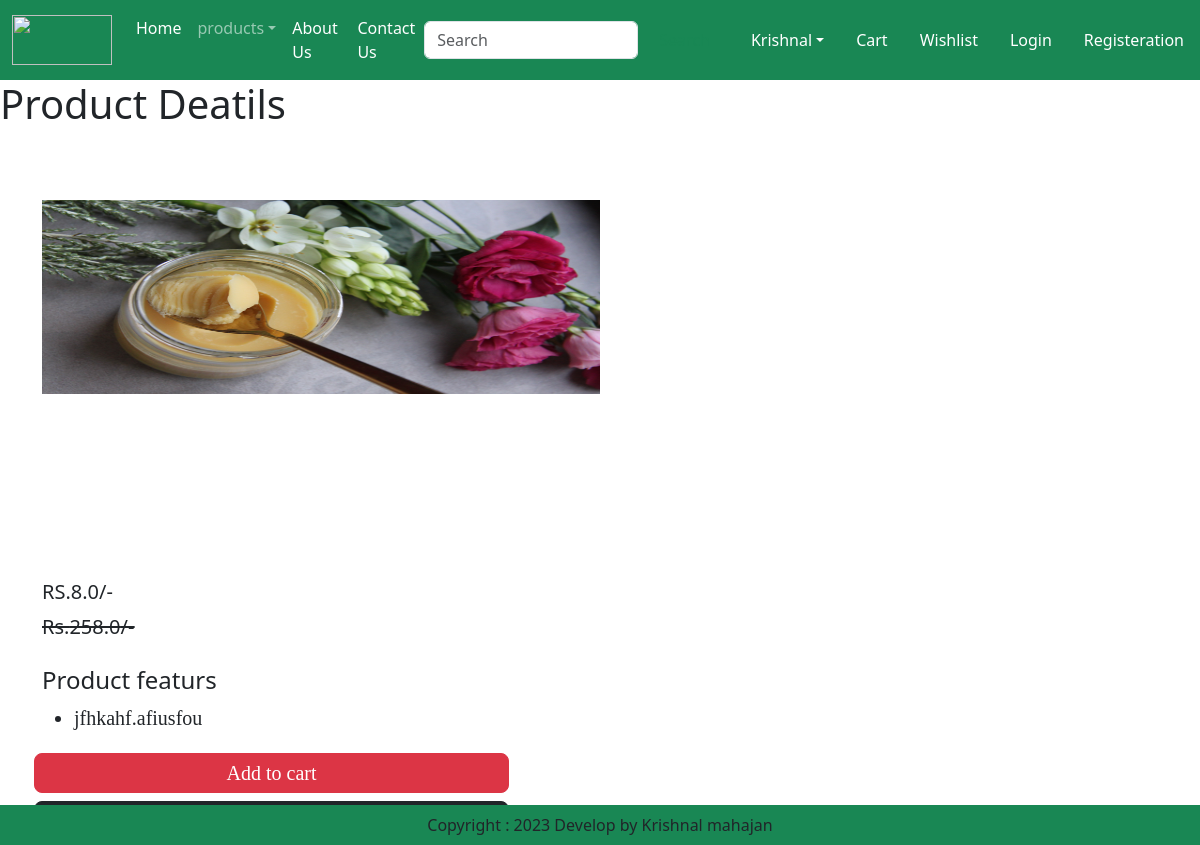
Screenshot of /product-detail/2 with the database file from the repository.
### app/models.py (models this page shows, shortened)
class Product(models.Model):
    title=models.CharField(max_length=100)
    selling_price=models.FloatField()
    discount_price=models.FloatField()
    description=models.TextField()
    comopstion=models.TextField(default="")
    pradapp=models.TextField()
    category=models.CharField(choices=CATEGORY_CHOICES, max_length=3)
    product_image=models.ImageField(upload_to='product')

### app/views.py (the view)
# urls.py: path("product-detail/<int:pk>",views.ProductDetial.as_view(),name="product-detail"),
class ProductDetial(View):
    def get(self,request,pk):
        product=Product.objects.get(pk=pk)
        return render(request,"app/Productdetail.html",locals())

### app/templates/app/productdetail.html (shortened to what this page needs)
{% extends 'app/base.html' %}
{% load static %}
{% block main %}
<h1>Product Deatils{{Product}} </h1>
<div class="container">
    <div class="row flex justify-content-between">
        <div class="img2 col-lg5 mt-5">
        <img src="{{product.product_image.url}}" class="image col-xs-6 col-sm-12 col-lg-12 mt-3 text-sm-center w-50 h-50" alt="">
    </div>
    <div class="productdetail col-lg-5">
        <h5>RS.{{product.discount_price}}/-</h5>
        <small class="text-decoration-line-through  text-mutedg fs-5"><del>Rs.{{product.selling_price}}/-</small></del>
            <br><br><h4>Product featurs </h4>
        <ul class="fs-5" style="font-family: Rajdhani;">
        <li>{{product.description}}</li></ul>
        <div class=" buttons row flex" style="font-family: Rajdhani;">
            <button type="submit" class="d-grid gap-2 btn1 btn btn-danger p-1 m-1 btn-lg text-decoration-none text-white">Add to cart</button>
            <div class="btn btn-dark p-1 m-1 btn-lg"><a href="#" class="text-decoration-none text-white">Buy Now </a></div>
        </div>
    </div>
</div>
{% endblock main %}

### rows the page displays
Product: product_image (picture), discount_price "8.0", selling_price "258.0", description "jfhkahf.afiusfou"
